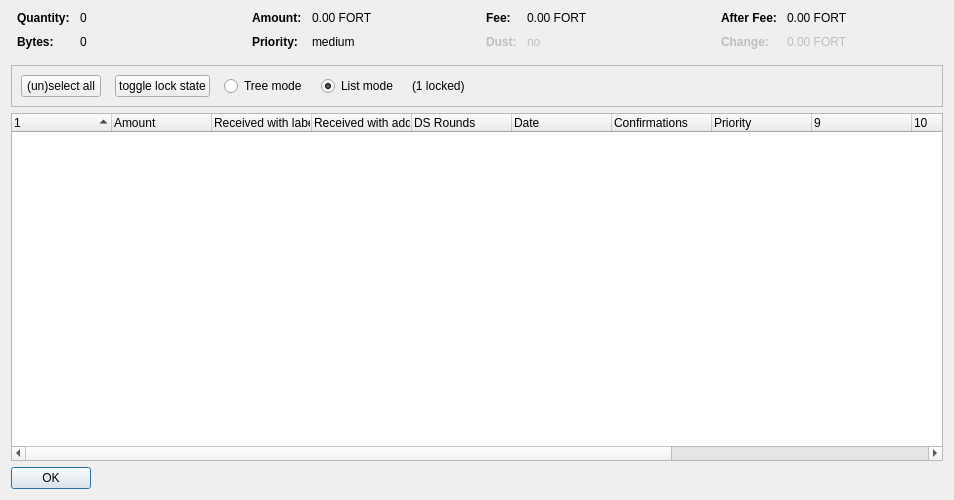
<?xml version="1.0" encoding="UTF-8"?>
<ui version="4.0">
 <class>CoinControlDialog</class>
 <widget class="QDialog" name="CoinControlDialog">
  <property name="geometry">
   <rect>
    <x>0</x>
    <y>0</y>
    <width>954</width>
    <height>500</height>
   </rect>
  </property>
  <property name="windowTitle">
   <string>Coin Selection</string>
  </property>
  <layout class="QVBoxLayout" name="verticalLayout">
   <item>
    <layout class="QHBoxLayout" name="horizontalLayoutTop" stretch="0,0,0,0">
     <property name="topMargin">
      <number>0</number>
     </property>
     <property name="bottomMargin">
      <number>10</number>
     </property>
     <item>
      <layout class="QFormLayout" name="formLayoutCoinControl1">
       <property name="horizontalSpacing">
        <number>10</number>
       </property>
       <property name="verticalSpacing">
        <number>10</number>
       </property>
       <property name="leftMargin">
        <number>6</number>
       </property>
       <property name="rightMargin">
        <number>6</number>
       </property>
       <item row="0" column="0">
        <widget class="QLabel" name="labelCoinControlQuantityText">
         <property name="font">
          <font>
           <weight>75</weight>
           <bold>true</bold>
          </font>
         </property>
         <property name="text">
          <string>Quantity:</string>
         </property>
        </widget>
       </item>
       <item row="0" column="1">
        <widget class="QLabel" name="labelCoinControlQuantity">
         <property name="cursor">
          <cursorShape>IBeamCursor</cursorShape>
         </property>
         <property name="contextMenuPolicy">
          <enum>Qt::ActionsContextMenu</enum>
         </property>
         <property name="text">
          <string notr="true">0</string>
         </property>
         <property name="textInteractionFlags">
          <set>Qt::LinksAccessibleByMouse|Qt::TextSelectableByKeyboard|Qt::TextSelectableByMouse</set>
         </property>
        </widget>
       </item>
       <item row="1" column="0">
        <widget class="QLabel" name="labelCoinControlBytesText">
         <property name="font">
          <font>
           <weight>75</weight>
           <bold>true</bold>
          </font>
         </property>
         <property name="text">
          <string>Bytes:</string>
         </property>
        </widget>
       </item>
       <item row="1" column="1">
        <widget class="QLabel" name="labelCoinControlBytes">
         <property name="cursor">
          <cursorShape>IBeamCursor</cursorShape>
         </property>
         <property name="contextMenuPolicy">
          <enum>Qt::ActionsContextMenu</enum>
         </property>
         <property name="text">
          <string notr="true">0</string>
         </property>
         <property name="textInteractionFlags">
          <set>Qt::LinksAccessibleByMouse|Qt::TextSelectableByKeyboard|Qt::TextSelectableByMouse</set>
         </property>
        </widget>
       </item>
      </layout>
     </item>
     <item>
      <layout class="QFormLayout" name="formLayoutCoinControl2">
       <property name="horizontalSpacing">
        <number>10</number>
       </property>
       <property name="verticalSpacing">
        <number>10</number>
       </property>
       <property name="leftMargin">
        <number>6</number>
       </property>
       <property name="rightMargin">
        <number>6</number>
       </property>
       <item row="0" column="0">
        <widget class="QLabel" name="labelCoinControlAmountText">
         <property name="font">
          <font>
           <weight>75</weight>
           <bold>true</bold>
          </font>
         </property>
         <property name="text">
          <string>Amount:</string>
         </property>
        </widget>
       </item>
       <item row="0" column="1">
        <widget class="QLabel" name="labelCoinControlAmount">
         <property name="cursor">
          <cursorShape>IBeamCursor</cursorShape>
         </property>
         <property name="contextMenuPolicy">
          <enum>Qt::ActionsContextMenu</enum>
         </property>
         <property name="text">
          <string notr="true">0.00 FORT</string>
         </property>
         <property name="textInteractionFlags">
          <set>Qt::LinksAccessibleByMouse|Qt::TextSelectableByKeyboard|Qt::TextSelectableByMouse</set>
         </property>
        </widget>
       </item>
       <item row="1" column="0">
        <widget class="QLabel" name="labelCoinControlPriorityText">
         <property name="font">
          <font>
           <weight>75</weight>
           <bold>true</bold>
          </font>
         </property>
         <property name="text">
          <string>Priority:</string>
         </property>
        </widget>
       </item>
       <item row="1" column="1">
        <widget class="QLabel" name="labelCoinControlPriority">
         <property name="cursor">
          <cursorShape>IBeamCursor</cursorShape>
         </property>
         <property name="contextMenuPolicy">
          <enum>Qt::ActionsContextMenu</enum>
         </property>
         <property name="text">
          <string>medium</string>
         </property>
         <property name="textInteractionFlags">
          <set>Qt::LinksAccessibleByMouse|Qt::TextSelectableByKeyboard|Qt::TextSelectableByMouse</set>
         </property>
        </widget>
       </item>
      </layout>
     </item>
     <item>
      <layout class="QFormLayout" name="formLayoutCoinControl3">
       <property name="horizontalSpacing">
        <number>10</number>
       </property>
       <property name="verticalSpacing">
        <number>10</number>
       </property>
       <property name="leftMargin">
        <number>6</number>
       </property>
       <property name="rightMargin">
        <number>6</number>
       </property>
       <item row="0" column="0">
        <widget class="QLabel" name="labelCoinControlFeeText">
         <property name="font">
          <font>
           <weight>75</weight>
           <bold>true</bold>
          </font>
         </property>
         <property name="text">
          <string>Fee:</string>
         </property>
        </widget>
       </item>
       <item row="0" column="1">
        <widget class="QLabel" name="labelCoinControlFee">
         <property name="cursor">
          <cursorShape>IBeamCursor</cursorShape>
         </property>
         <property name="contextMenuPolicy">
          <enum>Qt::ActionsContextMenu</enum>
         </property>
         <property name="text">
          <string notr="true">0.00 FORT</string>
         </property>
         <property name="textInteractionFlags">
          <set>Qt::LinksAccessibleByMouse|Qt::TextSelectableByKeyboard|Qt::TextSelectableByMouse</set>
         </property>
        </widget>
       </item>
       <item row="1" column="0">
        <widget class="QLabel" name="labelCoinControlLowOutputText">
         <property name="enabled">
          <bool>false</bool>
         </property>
         <property name="font">
          <font>
           <weight>75</weight>
           <bold>true</bold>
          </font>
         </property>
         <property name="text">
          <string>Dust:</string>
         </property>
        </widget>
       </item>
       <item row="1" column="1">
        <widget class="QLabel" name="labelCoinControlLowOutput">
         <property name="enabled">
          <bool>false</bool>
         </property>
         <property name="cursor">
          <cursorShape>IBeamCursor</cursorShape>
         </property>
         <property name="contextMenuPolicy">
          <enum>Qt::ActionsContextMenu</enum>
         </property>
         <property name="text">
          <string>no</string>
         </property>
         <property name="textInteractionFlags">
          <set>Qt::LinksAccessibleByMouse|Qt::TextSelectableByKeyboard|Qt::TextSelectableByMouse</set>
         </property>
        </widget>
       </item>
      </layout>
     </item>
     <item>
      <layout class="QFormLayout" name="formLayoutCoinControl4">
       <property name="horizontalSpacing">
        <number>10</number>
       </property>
       <property name="verticalSpacing">
        <number>10</number>
       </property>
       <property name="leftMargin">
        <number>6</number>
       </property>
       <property name="rightMargin">
        <number>6</number>
       </property>
       <item row="0" column="0">
        <widget class="QLabel" name="labelCoinControlAfterFeeText">
         <property name="font">
          <font>
           <weight>75</weight>
           <bold>true</bold>
          </font>
         </property>
         <property name="text">
          <string>After Fee:</string>
         </property>
        </widget>
       </item>
       <item row="0" column="1">
        <widget class="QLabel" name="labelCoinControlAfterFee">
         <property name="cursor">
          <cursorShape>IBeamCursor</cursorShape>
         </property>
         <property name="contextMenuPolicy">
          <enum>Qt::ActionsContextMenu</enum>
         </property>
         <property name="text">
          <string notr="true">0.00 FORT</string>
         </property>
         <property name="textInteractionFlags">
          <set>Qt::LinksAccessibleByMouse|Qt::TextSelectableByKeyboard|Qt::TextSelectableByMouse</set>
         </property>
        </widget>
       </item>
       <item row="1" column="0">
        <widget class="QLabel" name="labelCoinControlChangeText">
         <property name="enabled">
          <bool>false</bool>
         </property>
         <property name="font">
          <font>
           <weight>75</weight>
           <bold>true</bold>
          </font>
         </property>
         <property name="text">
          <string>Change:</string>
         </property>
        </widget>
       </item>
       <item row="1" column="1">
        <widget class="QLabel" name="labelCoinControlChange">
         <property name="enabled">
          <bool>false</bool>
         </property>
         <property name="cursor">
          <cursorShape>IBeamCursor</cursorShape>
         </property>
         <property name="contextMenuPolicy">
          <enum>Qt::ActionsContextMenu</enum>
         </property>
         <property name="text">
          <string notr="true">0.00 FORT</string>
         </property>
         <property name="textInteractionFlags">
          <set>Qt::LinksAccessibleByMouse|Qt::TextSelectableByKeyboard|Qt::TextSelectableByMouse</set>
         </property>
        </widget>
       </item>
      </layout>
     </item>
    </layout>
   </item>
   <item>
    <widget class="QFrame" name="frame">
     <property name="minimumSize">
      <size>
       <width>0</width>
       <height>40</height>
      </size>
     </property>
     <property name="frameShape">
      <enum>QFrame::StyledPanel</enum>
     </property>
     <property name="frameShadow">
      <enum>QFrame::Sunken</enum>
     </property>
     <layout class="QHBoxLayout" name="horizontalLayout">
      <item>
       <layout class="QHBoxLayout" name="horizontalLayoutPanel" stretch="0,0,0,0,0,0">
        <property name="spacing">
         <number>14</number>
        </property>
        <item>
         <widget class="QPushButton" name="pushButtonSelectAll">
          <property name="sizePolicy">
           <sizepolicy hsizetype="Maximum" vsizetype="Fixed">
            <horstretch>0</horstretch>
            <verstretch>0</verstretch>
           </sizepolicy>
          </property>
          <property name="text">
           <string>(un)select all</string>
          </property>
          <property name="autoDefault">
           <bool>false</bool>
          </property>
         </widget>
        </item>
        <item>
         <widget class="QPushButton" name="pushButtonToggleLock">
          <property name="sizePolicy">
           <sizepolicy hsizetype="Maximum" vsizetype="Fixed">
            <horstretch>0</horstretch>
            <verstretch>0</verstretch>
           </sizepolicy>
          </property>
          <property name="text">
           <string>toggle lock state</string>
          </property>
          <property name="autoDefault">
           <bool>false</bool>
          </property>
         </widget>
        </item>
        <item>
         <widget class="QRadioButton" name="radioTreeMode">
          <property name="sizePolicy">
           <sizepolicy hsizetype="Maximum" vsizetype="Fixed">
            <horstretch>0</horstretch>
            <verstretch>0</verstretch>
           </sizepolicy>
          </property>
          <property name="text">
           <string>Tree mode</string>
          </property>
         </widget>
        </item>
        <item>
         <widget class="QRadioButton" name="radioListMode">
          <property name="sizePolicy">
           <sizepolicy hsizetype="Maximum" vsizetype="Fixed">
            <horstretch>0</horstretch>
            <verstretch>0</verstretch>
           </sizepolicy>
          </property>
          <property name="text">
           <string>List mode</string>
          </property>
          <property name="checked">
           <bool>true</bool>
          </property>
         </widget>
        </item>
        <item>
         <widget class="QLabel" name="labelLocked">
          <property name="text">
           <string>(1 locked)</string>
          </property>
         </widget>
        </item>
        <item>
         <spacer name="horizontalSpacer">
          <property name="orientation">
           <enum>Qt::Horizontal</enum>
          </property>
          <property name="sizeHint" stdset="0">
           <size>
            <width>40</width>
            <height>20</height>
           </size>
          </property>
         </spacer>
        </item>
       </layout>
      </item>
     </layout>
    </widget>
   </item>
   <item>
    <widget class="CoinControlTreeWidget" name="treeWidget">
     <property name="contextMenuPolicy">
      <enum>Qt::CustomContextMenu</enum>
     </property>
     <property name="sortingEnabled">
      <bool>false</bool>
     </property>
     <property name="columnCount">
      <number>13</number>
     </property>
     <attribute name="headerShowSortIndicator" stdset="0">
      <bool>true</bool>
     </attribute>
     <attribute name="headerStretchLastSection">
      <bool>false</bool>
     </attribute>
     <column>
      <property name="text">
       <string/>
      </property>
     </column>
     <column>
      <property name="text">
       <string>Amount</string>
      </property>
     </column>
     <column>
      <property name="text">
       <string>Received with label</string>
      </property>
     </column>
     <column>
      <property name="text">
       <string>Received with address</string>
      </property>
     </column>
     <column>
      <property name="text">
       <string>DS Rounds</string>
      </property>
     </column>
     <column>
      <property name="text">
       <string>Date</string>
      </property>
     </column>
     <column>
      <property name="text">
       <string>Confirmations</string>
      </property>
      <property name="toolTip">
       <string>Confirmed</string>
      </property>
     </column>
     <column>
      <property name="text">
       <string>Priority</string>
      </property>
     </column>
     <column>
      <property name="text">
       <string/>
      </property>
     </column>
     <column>
      <property name="text">
       <string/>
      </property>
     </column>
     <column>
      <property name="text">
       <string/>
      </property>
     </column>
     <column>
      <property name="text">
       <string/>
      </property>
     </column>
     <column>
      <property name="text">
       <string/>
      </property>
     </column>
    </widget>
   </item>
   <item>
    <widget class="QDialogButtonBox" name="buttonBox">
     <property name="sizePolicy">
      <sizepolicy hsizetype="Maximum" vsizetype="Fixed">
       <horstretch>0</horstretch>
       <verstretch>0</verstretch>
      </sizepolicy>
     </property>
     <property name="orientation">
      <enum>Qt::Horizontal</enum>
     </property>
     <property name="standardButtons">
      <set>QDialogButtonBox::Ok</set>
     </property>
    </widget>
   </item>
  </layout>
 </widget>
 <customwidgets>
  <customwidget>
   <class>CoinControlTreeWidget</class>
   <extends>QTreeWidget</extends>
   <header>coincontroltreewidget.h</header>
  </customwidget>
 </customwidgets>
 <resources/>
 <connections/>
</ui>
